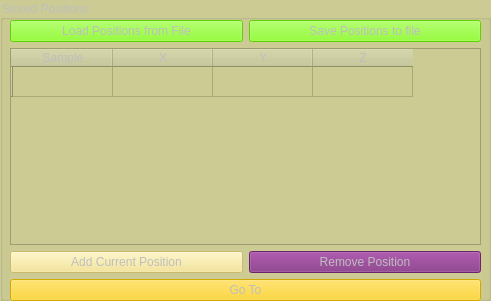
       <widget class="QGroupBox" name="stored_positions_2">
        <property name="enabled">
         <bool>false</bool>
        </property>
        <property name="geometry">
         <rect>
          <x>630</x>
          <y>10</y>
          <width>491</width>
          <height>301</height>
         </rect>
        </property>
        <property name="toolTip">
         <string/>
        </property>
        <property name="styleSheet">
         <string notr="true">background-color: rgb(203,203,147);</string>
        </property>
        <property name="title">
         <string>Stored Positions</string>
        </property>
        <widget class="QWidget" name="layoutWidget_4">
         <property name="geometry">
          <rect>
           <x>10</x>
           <y>20</y>
           <width>471</width>
           <height>281</height>
          </rect>
         </property>
         <layout class="QGridLayout" name="gridLayout_11">
          <item row="0" column="0">
           <widget class="QPushButton" name="load_pos">
            <property name="enabled">
             <bool>false</bool>
            </property>
            <property name="sizePolicy">
             <sizepolicy hsizetype="Minimum" vsizetype="Minimum">
              <horstretch>0</horstretch>
              <verstretch>0</verstretch>
             </sizepolicy>
            </property>
            <property name="toolTip">
             <string>Load positions for CSV file.</string>
            </property>
            <property name="styleSheet">
             <string notr="true">background-color: rgb(115, 255, 0)</string>
            </property>
            <property name="text">
             <string>Load Positions from File</string>
            </property>
           </widget>
          </item>
          <item row="2" column="0">
           <widget class="QPushButton" name="add_position">
            <property name="enabled">
             <bool>false</bool>
            </property>
            <property name="sizePolicy">
             <sizepolicy hsizetype="Minimum" vsizetype="Minimum">
              <horstretch>0</horstretch>
              <verstretch>0</verstretch>
             </sizepolicy>
            </property>
            <property name="toolTip">
             <string>Adds current Position to stored table.</string>
            </property>
            <property name="styleSheet">
             <string notr="true">background-color: rgb(244, 226, 133)</string>
            </property>
            <property name="text">
             <string>Add Current Position</string>
            </property>
           </widget>
          </item>
          <item row="3" column="0" colspan="2">
           <widget class="QPushButton" name="go_to_position">
            <property name="sizePolicy">
             <sizepolicy hsizetype="Minimum" vsizetype="Preferred">
              <horstretch>0</horstretch>
              <verstretch>0</verstretch>
             </sizepolicy>
            </property>
            <property name="toolTip">
             <string>Moves to selected position (X,Y and Z).</string>
            </property>
            <property name="styleSheet">
             <string notr="true">background-color: rgb(255, 206, 6);</string>
            </property>
            <property name="text">
             <string>Go To</string>
            </property>
           </widget>
          </item>
          <item row="2" column="1">
           <widget class="QPushButton" name="remove_position">
            <property name="sizePolicy">
             <sizepolicy hsizetype="Minimum" vsizetype="Minimum">
              <horstretch>0</horstretch>
              <verstretch>0</verstretch>
             </sizepolicy>
            </property>
            <property name="toolTip">
             <string>Remove selected position(s).</string>
            </property>
            <property name="styleSheet">
             <string notr="true">background-color: rgb(130, 46, 129)</string>
            </property>
            <property name="text">
             <string>Remove Position</string>
            </property>
           </widget>
          </item>
          <item row="1" column="0" colspan="2">
           <widget class="QTableWidget" name="stored_positions">
            <property name="sizePolicy">
             <sizepolicy hsizetype="Expanding" vsizetype="Expanding">
              <horstretch>0</horstretch>
              <verstretch>0</verstretch>
             </sizepolicy>
            </property>
            <property name="toolTip">
             <string>Position lists, Sample column can be used to comment or additional info.</string>
            </property>
            <property name="styleSheet">
             <string notr="true">background-color: rgb(203,203,147);</string>
            </property>
            <property name="tabKeyNavigation">
             <bool>true</bool>
            </property>
            <property name="dragEnabled">
             <bool>true</bool>
            </property>
            <property name="alternatingRowColors">
             <bool>true</bool>
            </property>
            <attribute name="horizontalHeaderCascadingSectionResizes">
             <bool>false</bool>
            </attribute>
            <row>
             <property name="text">
              <string/>
             </property>
            </row>
            <column>
             <property name="text">
              <string>Sample</string>
             </property>
            </column>
            <column>
             <property name="text">
              <string>X</string>
             </property>
            </column>
            <column>
             <property name="text">
              <string>Y</string>
             </property>
            </column>
            <column>
             <property name="text">
              <string>Z</string>
             </property>
            </column>
           </widget>
          </item>
          <item row="0" column="1">
           <widget class="QPushButton" name="save_pos">
            <property name="sizePolicy">
             <sizepolicy hsizetype="Minimum" vsizetype="Minimum">
              <horstretch>0</horstretch>
              <verstretch>0</verstretch>
             </sizepolicy>
            </property>
            <property name="toolTip">
             <string>Export positions to csv file.</string>
            </property>
            <property name="styleSheet">
             <string notr="true">background-color: rgb(115, 255, 0)</string>
            </property>
            <property name="text">
             <string>Save Positions to file</string>
            </property>
           </widget>
          </item>
         </layout>
        </widget>
       </widget>
